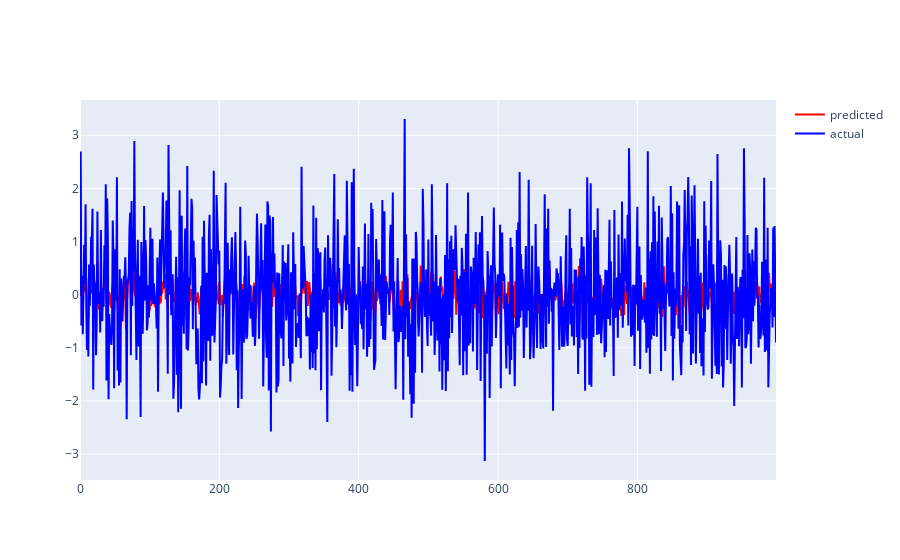

Notebook code cell kept with this figure:
### Code cell
# Plot the predictions and the truth
import plotly.graph_objects as go
import plotly.io as pio

pio.renderers.default = "vscode"

y_pred = y_prediction.flatten().tolist()
y_true = y.flatten().tolist()
x = np.arange(len(y_true))
fig = go.Figure()

fig.add_trace(
    go.Scatter(x=x, y=y_pred, name="predicted", line=dict(color="red", width=2))
)
fig.add_trace(
    go.Scatter(x=x, y=y_true, name="actual", line=dict(color="blue", width=2))
)
fig.show()

### Figure 1 — Plotly figure (JSON) as saved in the notebook; plotly's stock layout.template omitted (floating-point values rounded to 4 significant figures; data arrays with more than 128 entries replaced by an {"elided": "..."} marker saying what was removed)
{"data": [{"line": {"color": "red", "width": 2}, "name": "predicted", "type": "scatter", "x": {"elided": "1000 int values"}, "y": {"elided": "1000 float values"}}, {"line": {"color": "blue", "width": 2}, "name": "actual", "type": "scatter", "x": {"elided": "1000 int values"}, "y": {"elided": "1000 float values"}}], "layout": {}}
